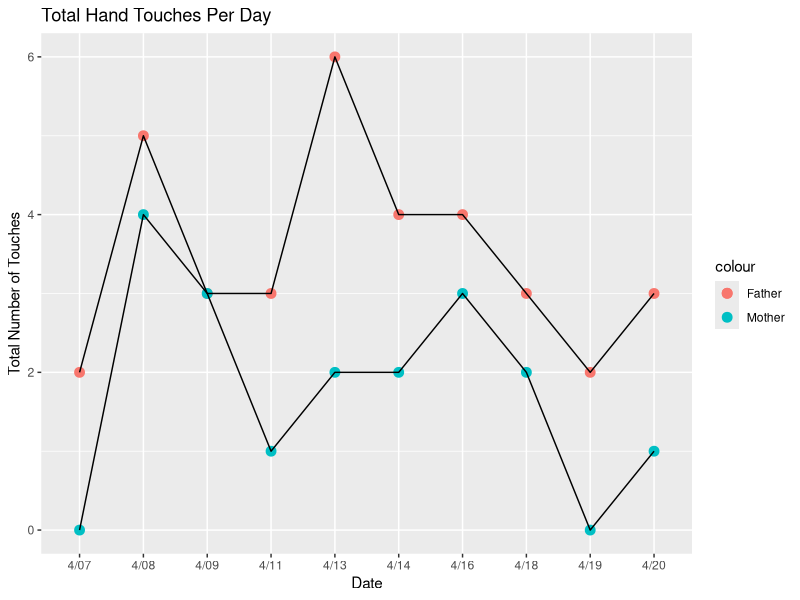
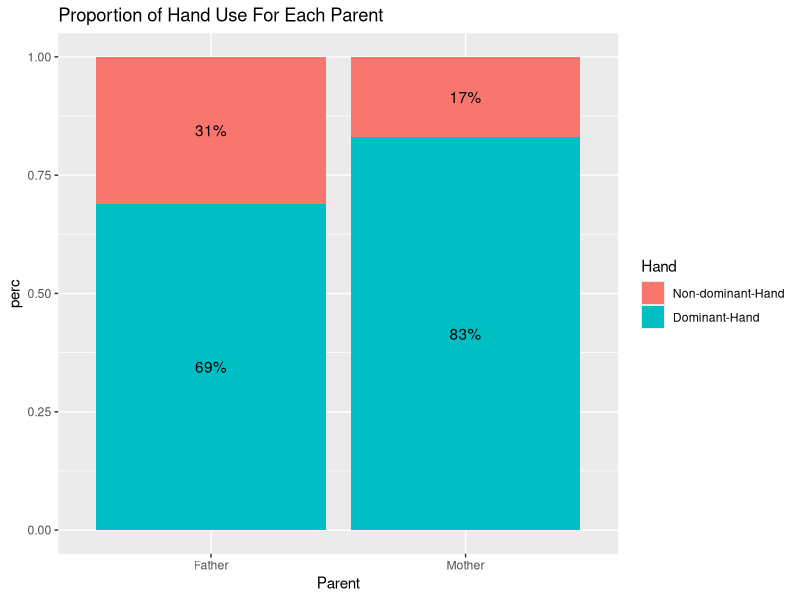
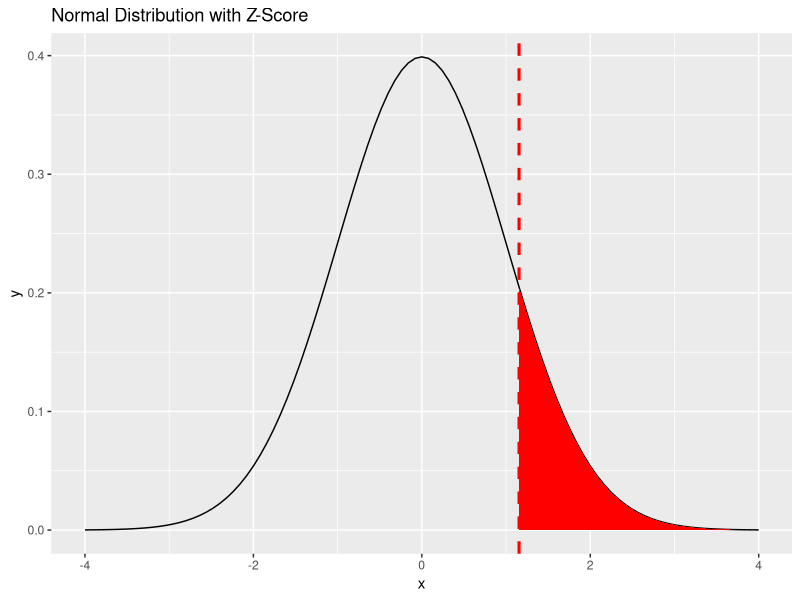
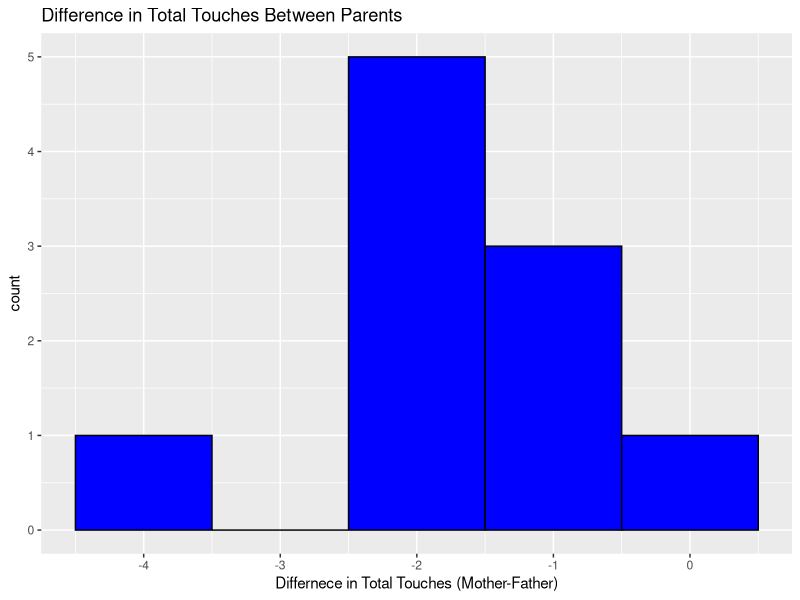
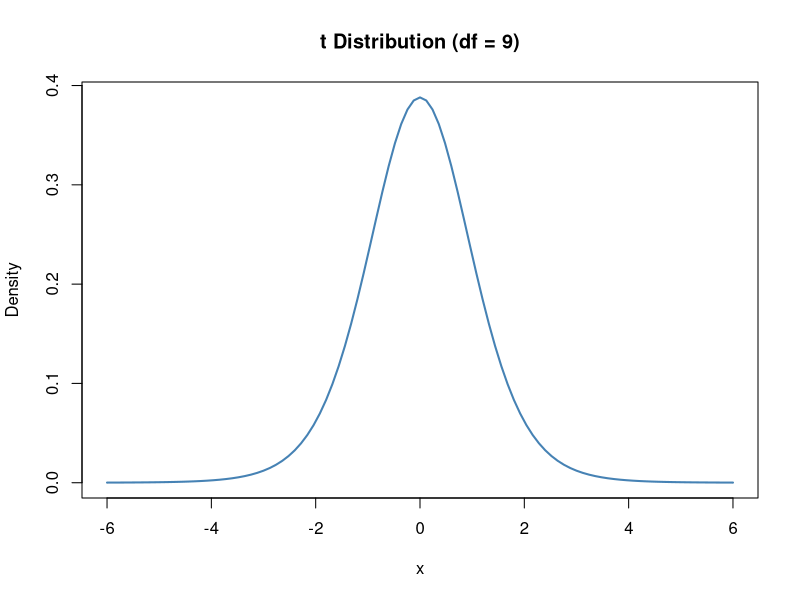

Write R code to recreate these figures, in order.
## ---- chunk 1
knitr::opts_chunk$set(echo = TRUE)
library(tidyverse)
library(lubridate)
library(tidyr)
library(ggplot2)
library(kableExtra)
library(reshape2)
## ---- chunk 2
total_touches = read_csv("totaltouches.csv")
dominanttouches = read_csv("dominanttouches.csv",)
## ---- chunk 3
mtotal <- as.matrix(total_touches)
dom <- as.matrix(dominanttouches)
dom <- dom[,c(2,3,4,5,6,7,8,9,10,11)]
mtotal <- mtotal[,c(2,3,4,5,6,7,8,9,10,11)]


numeric_dom = matrix(as.numeric(unlist(dom)),nrow=nrow(dom))
colnames(numeric_dom) <- colnames(dom)
rownames(numeric_dom) <- c("DominantHandFather", "DominantHandMother")

numeric_total =matrix(as.numeric(unlist(mtotal)),nrow=nrow(mtotal)) 
colnames(numeric_total) <- colnames(mtotal)
rownames(numeric_total) <- c("TotalFather", "TotalMother")
numeric_total = data.frame(numeric_total) ## CHange to dataframe
names(numeric_total) <- colnames(mtotal)
numeric_total = data.frame(t(numeric_total))
## ---- chunk 4
a = c("4/07","4/08","4/09","4/11", "4/13", "4/14","4/16" ,"4/18" ,"4/19" ,"4/20" )
graphtouches = numeric_total
graphtouches$dates = a

graphdominant = numeric_dom
graphdominant = data.frame(t(graphdominant))
graphdominant$dates = a

ggplot(graphtouches, aes(group=1))+
  geom_point(mapping = aes(x = dates, y = TotalFather, colour = 'Father'), size = 3)+
  geom_point(aes(x = dates, y = TotalMother, colour = 'Mother'), show.legend = TRUE, size = 3)+
  geom_path(aes(x = dates,y = TotalMother))+
  geom_path(aes(x = dates,y = TotalFather))+
  ggtitle("Total Hand Touches Per Day")+
  ylab("Total Number of Touches") + 
  xlab("Date")


## ---- chunk 5
sum_total = rowSums(t(numeric_total))
sum_dom = rowSums(numeric_dom)
sum_nondom = sum_total - sum_dom

nondominant = sum_total - sum_dom
unf_table = t(cbind(nondominant, sum_dom))


total_domtable = t(cbind(sum_total, sum_dom))
colnames(total_domtable) <- c("Father" , "Mother")
rownames(total_domtable) <- c("Total Touches", "Dominant Hand")

colnames(unf_table) <- c("Father" , "Mother")
rownames(unf_table) <- c("Non-dominant-Hand", "Dominant-Hand")

numeric_nondom = t(cbind(sum_dom, sum_nondom))
colnames(numeric_nondom) = c("Father", "Mother")
rownames(numeric_nondom) = c("Dominant-Hand", "Non-dominant Hand")

kable(t(numeric_total)) %>%
  kable_styling(full_width = FALSE,position = "left", bootstrap_options = c("striped", "hover", "condensed"))
kable(numeric_dom) %>%
  kable_styling(full_width = FALSE, position = 'left', bootstrap_options = c("striped", "hover", 'condensed'))
## ---- chunk 6
kable(unf_table) %>%
  kable_styling(full_width = FALSE, position = "left")
#kable(total_domtable) %>%
#  kable_styling(full_widt = FALSE, position = "left")
## ---- chunk 7
graph_table <- data.frame(unf_table)
names <- c(colnames(graph_table))
graph_table <- t(data.frame(graph_table))

data_m <- melt(as.matrix(graph_table), varnames = c("Parent", "Hand"), id.vars = "Exp")


ggplot(data_m %>% group_by(Parent) %>% 
           mutate(perc = round(value/sum(value),2)), 
       aes(x = Parent, y = perc, 
           fill = Hand, cumulative = TRUE)) +
    geom_col() +
    geom_text(aes(label = paste0(perc*100,"%")), 
              position = position_stack(vjust = 0.5))+
  ggtitle("Proportion of Hand Use For Each Parent")
## ---- chunk 8

fathertotal = sum(unf_table[1,1] + unf_table[2,1])
mothertotal = sum(unf_table[1,2] + unf_table[2,2])

fatherdom = unf_table[2,1]
motherdom = unf_table[2,2]

difference = motherdom / mothertotal - fatherdom / fathertotal

phat =(motherdom+ fatherdom )/(mothertotal+fathertotal)
round(phat, 3)
## ---- chunk 9
se = sqrt( phat * (1-phat) /mothertotal + phat*(1-phat)/ fathertotal)
zscore = (difference - 0 )/se
zvalue = round(zscore, 2)
zvalue
## ---- chunk 10
ggplot(data.frame(x = c(-4, 4)), aes(x = x)) +
stat_function(fun = dnorm) + 
  stat_function(fun = dnorm, 
                xlim = c(zscore, 4),
                geom = "area", fill = 'red')  + 
  geom_vline(xintercept = zscore, color = 'red', linetype = "dashed", size = 1.05) +
  ggtitle("Normal Distribution with Z-Score")
## ---- chunk 11
pvalue = 2 * pnorm(zscore, lower.tail = FALSE)
rcodep = round(pvalue, 5)
round(pvalue, 5)
## ---- chunk 12
avgfather = 35/10
avgmother = 18/10
touchesmom = strtoi(as.matrix(total_touches[2,])[2-3])
touchesdad = strtoi(as.matrix(total_touches[1,])[2-3])
mdiff = touchesmom - touchesdad

avgdif = avgmother - avgfather
meandiff = mean(mdiff)
ndiff = 10
sdiff = sd(mdiff)
sediff = sdiff / sqrt(ndiff)

m <- t(as.matrix(c(meandiff, ndiff, sdiff)))
colnames(m)<- c("Mean difference", "N difference", "SD difference")
kable(m)%>%
  kable_styling(full_width = FALSE, position = "left")


## ---- chunk 13
graph_diff = data.frame(x = mdiff)
ggplot()+
  geom_histogram(data =graph_diff, aes(x =x), binwidth = 1, col = "black", fill = "blue")+
  xlab("Differnece in Total Touches (Mother-Father)")+
  ggtitle("Difference in Total Touches Between Parents")
## ---- chunk 14
meandiff = mean(mdiff)
ndiff = 10
sdiff = sd(mdiff)
sediff = sdiff / sqrt(ndiff)
tscore = (avgdif - 0) / sediff
pvalue = 2 * pt(tscore, df = 9,lower.tail = TRUE)

m <- t(as.matrix(c(tscore, pvalue, 9)))
colnames(m) <- c("T-score" , "p-value", "Degrees of Freedom")
kable(m)%>%
  kable_styling(full_width = FALSE, position = "left")
## ---- chunk 15
curve(dt(x, df=9), from=-6, to=6, 
    main = 't Distribution (df = 9)', #add title
    ylab = 'Density', #change y-axis label
    lwd = 2, #increase line width to 2
    col = 'steelblue')
